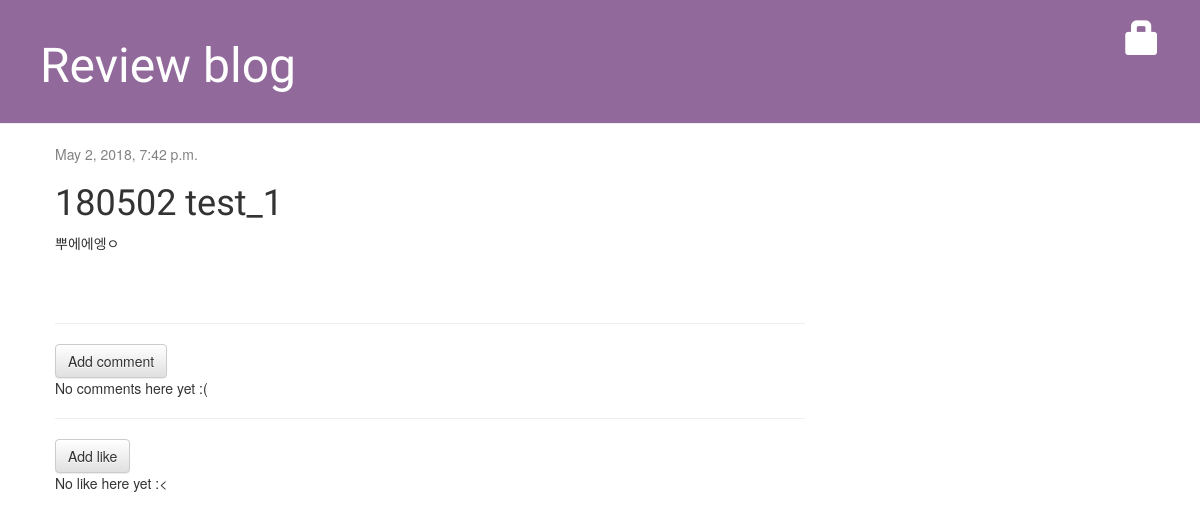
Page /post/4/ on the earlier database version.
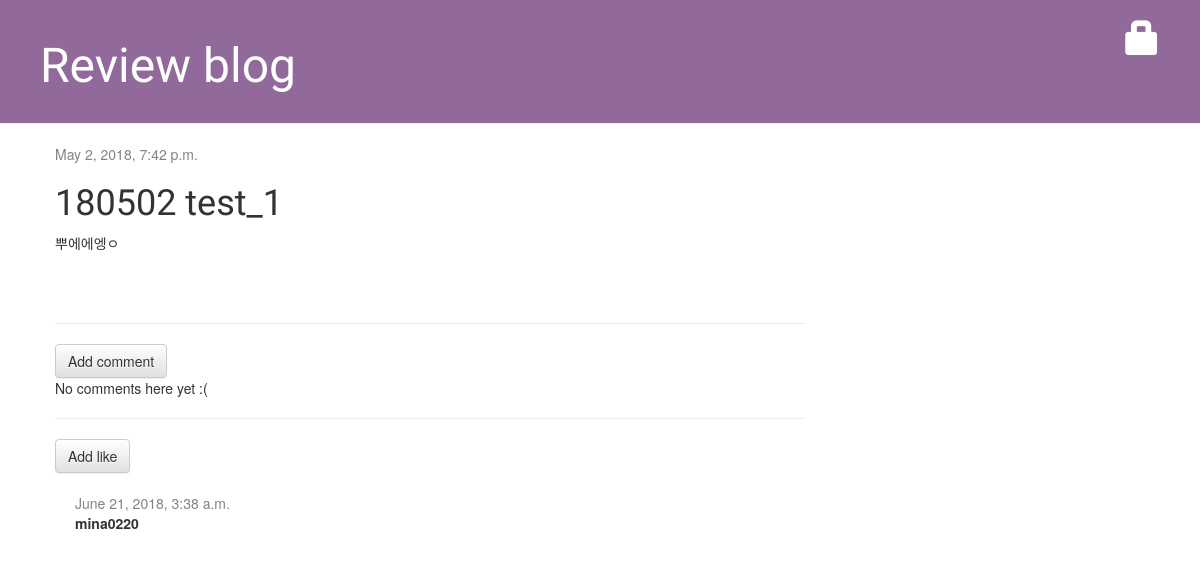
Same page on the later database version.
### blog/models.py (models this page shows, shortened)
class Like(models.Model):
	post = models.ForeignKey('blog.Post', related_name='like')
	author = models.ForeignKey('auth.User', on_delete=models.CASCADE)
	created_date = models.DateTimeField(default=timezone.now)
	like_count = models.BooleanField(default=False)

### blog/views.py (the view)
# urls.py: url(r'^post/(?P<pk>\d+)/$', views.post_detail, name='post_detail'),
def post_detail(request, pk):
    post = get_object_or_404(Post, pk=pk)
    return render(request, 'blog/post_detail.html', {'post': post})

### blog/templates/blog/post_detail.html (shortened to what this page needs)
{% extends 'blog/base.html' %}
{% block content %}
  <div class="post">
    {% if post.published_date %}
      <div class="date">
        {{ post.published_date }}
      </div>
    {% else %}
      <a class="btn btn-default" href="{% url 'post_publish' pk=post.pk %}">Publish</a>
    {% endif %}
    <h1>{{ post.title }}</h1>
    <p>{{ post.text|linebreaksbr }}</p>
  </div>
  <hr>
  <a class="btn btn-default" href="{% url 'add_comment_to_post' pk=post.pk %}">Add comment</a>
  {% for comment in post.comments.all %}
    {% if user.is_authenticated or comment.approved_comment %}
    <div class="comment">
        <div class="date">
            {{ comment.created_date }}
            {% if not comment.approved_comment %}
                <a class="btn btn-default" href="{% url 'comment_remove' pk=comment.pk %}"><span class="glyphicon glyphicon-remove"></span></a>
                <a class="btn btn-default" href="{% url 'comment_approve' pk=comment.pk %}"><span class="glyphicon glyphicon-ok"></span></a>
            {% endif %}
        </div>
        <strong>{{ comment.author }}</strong>
        <p>{{ comment.text|linebreaks }}</p>
    </div>
    {% endif %}
  {% empty %}
    <p>No comments here yet :(</p>
  {% endfor %}
  <hr>
  <a class="btn btn-default" href="{% url 'add_like_to_post' pk=post.pk %}">Add like</a>
  {% for like in post.like.all %}
    {% if user.is_authenticated or like.like_count %}
    <div class="like">
      <div class="date">
        {{like.created_date}}
    </div>
    <strong>{{ like.author }}</strong>
  </div>
    {% endif %}
  {% empty %}
    <p>No like here yet :< </p>
  {% endfor %}
{% endblock %}

Differences in the rows shown:
added Like: created_date "June 21, 2018, 3:38 a.m.", author "mina0220"
Other differences:
text no longer shown: "No like here yet :<"
